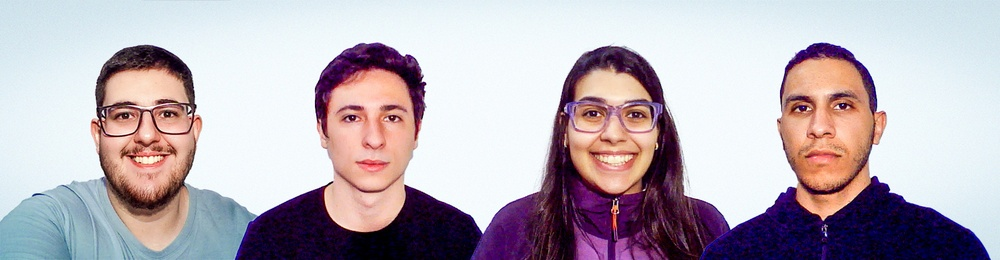
#> input picture labs/lab1/grupo.jpg, 1000 x 260 px, shrunk from 1651 x 430 before the run, found by its file name
$ python cod1_modificado.py
#> lines starting #> are read from the running program, lines starting #| are printed output that depends on the picture; after the words box and inside, x2 and y2 are one past the last pixel; in counts of white or black regions, pixels touching at a corner belong together
#> further down, frame is the input picture: shape (260, 1000, 3); mean B, G, R 184, 175.3, 185.6
from __future__ import print_function
import cv2 as cv
import argparse
import os
import time

def detectAndDisplay(frame, image):
#> called with image = './labs/lab1/grupo.jpg'
    frame_gray = cv.cvtColor(frame, cv.COLOR_BGR2GRAY)
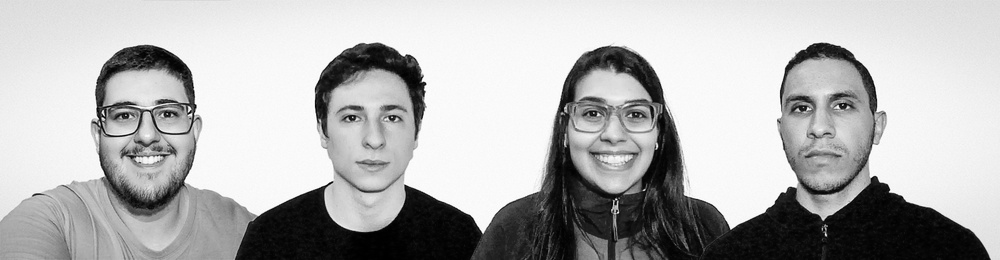
#> frame_gray: shape (260, 1000); min 0, max 255, mean 179.4
    frame_gray = cv.equalizeHist(frame_gray)
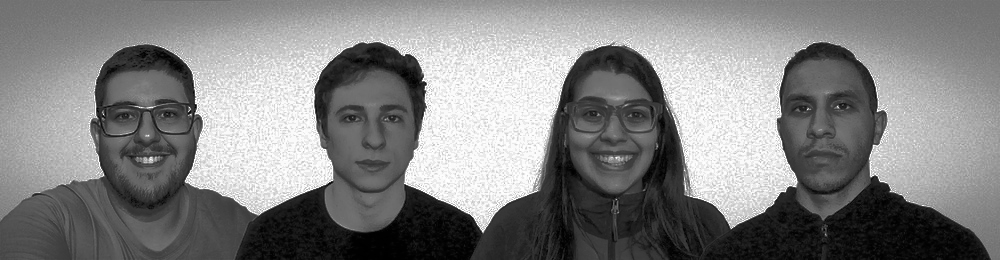
#> frame_gray: shape (260, 1000); min 0, max 255, mean 130.1

    #-- Detect faces
    faces = face_cascade.detectMultiScale(frame_gray)
#> faces = [[771, 68, 103, 103], [560, 72, 109, 109], [320, 76, 107, 107], [90, 70, 114, 114]]
    for (x,y,w,h) in faces:
        center = (x + w//2, y + h//2)
        frame = cv.ellipse(frame, center, (w//2, h//2), 0, 0, 360, (255, 0, 255), 4)

        faceROI = frame_gray[y:y+h,x:x+w]
        #-- In each face, detect eyes
        eyes = eyes_cascade.detectMultiScale(faceROI)
        for (x2,y2,w2,h2) in eyes:
            eye_center = (x + x2 + w2//2, y + y2 + h2//2)
            radius = int(round((w2 + h2)*0.25))
            frame = cv.circle(frame, eye_center, radius, (255, 0, 0 ), 4)
#> this loop made 4 passes
#> (x, y, w, h, center, eyes) on passes 1 to 4: (771, 68, 103, 103, (822, 119), [[18, 29, 25, 25], [58, 26, 26, 26]]), (560, 72, 109, 109, (614, 126), [[21, 30, 24, 24], [64, 32, 23, 23]]), (320, 76, 107, 107, (373, 129), [[20, 30, 25, 25], [60, 31, 23, 23]]), (90, 70, 114, 114, (147, 127), [[64, 32, 25, 25], [22, 34, 24, 24]])
#> pass 1, in detectAndDisplay, `frame = cv.ellipse(frame, center, (w//2, h//2), 0, 0, 360, (255, 0, 25..`:
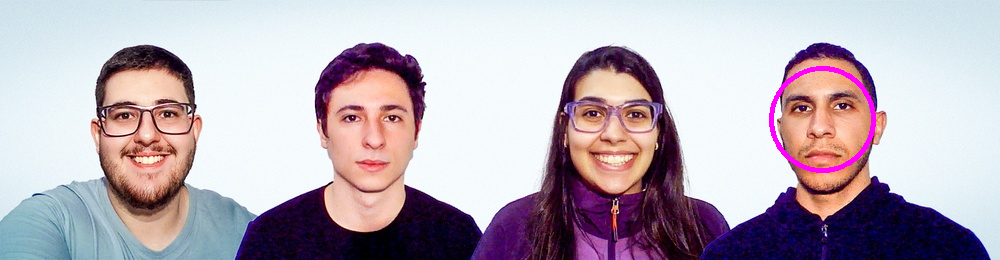
#> frame: shape (260, 1000, 3); 0.6% of pixels changed, all inside (x1, y1, x2, y2) = (769, 66, 876, 173)
#> pass 1, in detectAndDisplay, `faceROI = frame_gray[y:y+h,x:x+w]`:
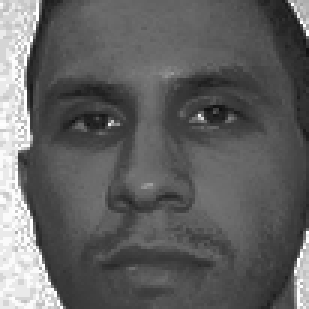
#> faceROI: shape (103, 103) (shown 3 times larger); min 14, max 255, mean 96.8
#> pass 2, in detectAndDisplay, `faceROI = frame_gray[y:y+h,x:x+w]`:
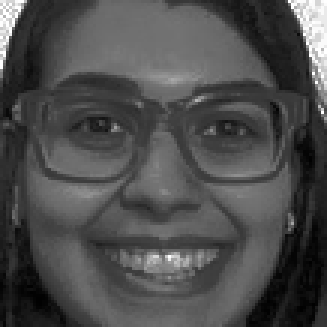
#> faceROI: shape (109, 109) (shown 3 times larger); min 1, max 255, mean 76.6
#> after the loop:
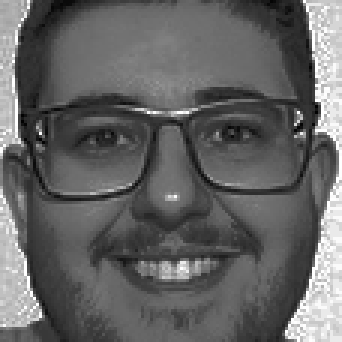
#> faceROI: shape (114, 114) (shown 3 times larger); min 1, max 255, mean 99.7
#> after the loop:
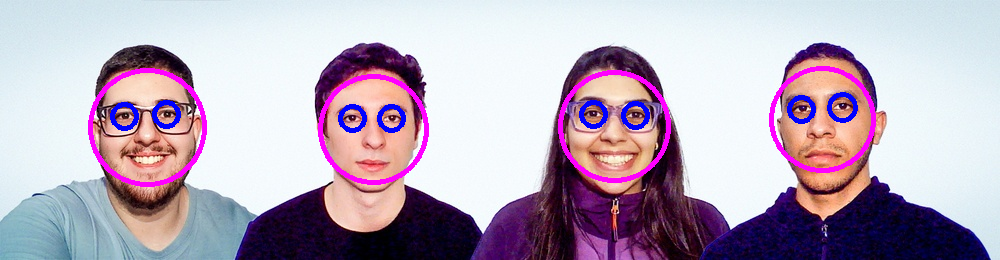
#> frame: shape (260, 1000, 3); mean B, G, R 188.7, 170.2, 185.2

    cv.imshow('Image - Face detection', frame)

    cv.waitKey(0) # Wait for any key press to close image window
    cv.destroyAllWindows() # Close image window

    timestamp = time.time()
    output_filename = f'./labs/lab7/output_{timestamp}_' + os.path.basename(image)
    cv.imwrite(output_filename, frame) # Save the image


parser = argparse.ArgumentParser(description='Code for Cascade Classifier tutorial.')
parser.add_argument('--face_cascade', help='Path to face cascade.', default='./labs/lab7/lab7_arquivos/haarcascade_frontalface_alt.xml')
parser.add_argument('--eyes_cascade', help='Path to eyes cascade.', default='./labs/lab7/lab7_arquivos/haarcascade_eye_tree_eyeglasses.xml')
args = parser.parse_args()

face_cascade_name = args.face_cascade
eyes_cascade_name = args.eyes_cascade

face_cascade = cv.CascadeClassifier()
eyes_cascade = cv.CascadeClassifier()

#-- 1. Load the cascades
if not face_cascade.load(cv.samples.findFile(face_cascade_name)):
    print('--(!)Error loading face cascade')
    exit(0)
if not eyes_cascade.load(cv.samples.findFile(eyes_cascade_name)):
    print('--(!)Error loading eyes cascade')
    exit(0)

#-- 2. Read the image

image = './labs/lab1/grupo.jpg'
# image = './images/avatares.jpg'

frame = cv.imread(image)
if frame is None:
    print(f'--(!) No captured frame from {image} -- Break!')

detectAndDisplay(frame, image)
